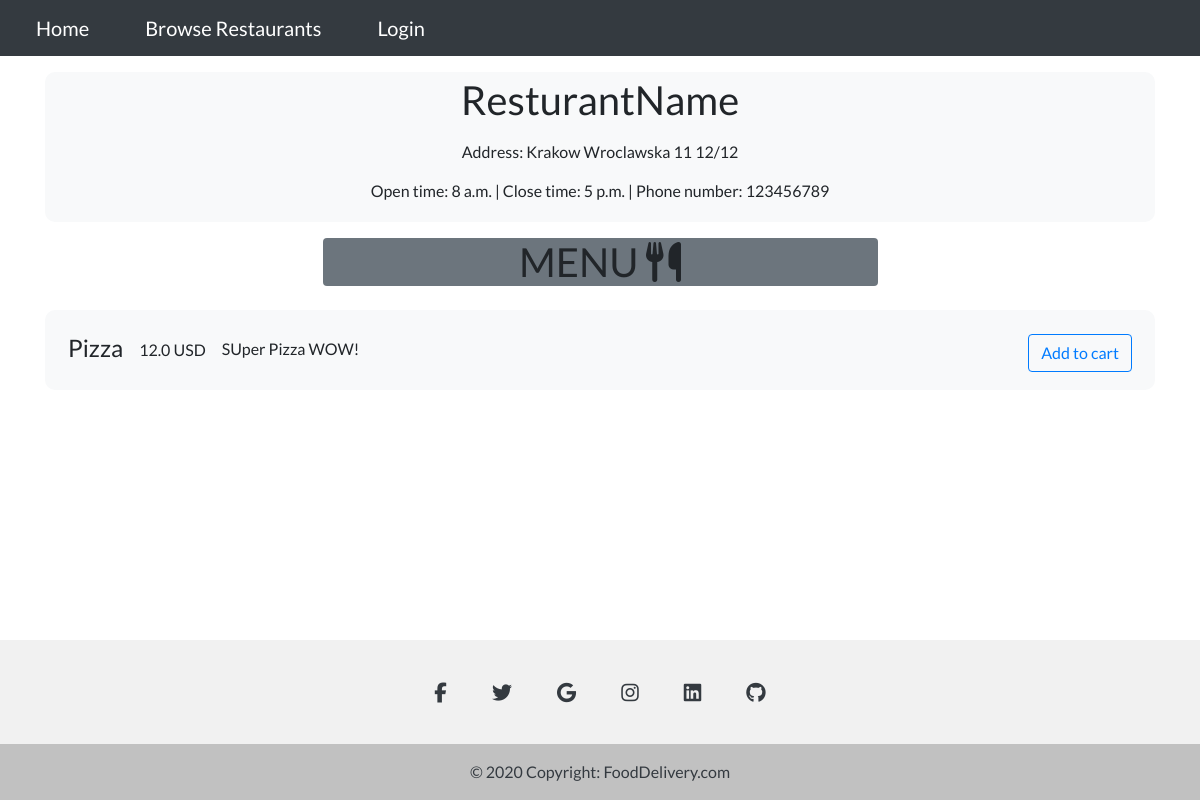
The app's page /orderManagement/restaurantPage/21/ with its own data.
### Users/models.py (models this page shows)
class Restaurants(models.Model):
    user = models.ForeignKey(User, on_delete=models.CASCADE)
    restaurant_name = models.CharField(max_length=50)
    address = models.ForeignKey(Address, on_delete=models.CASCADE)
    phone_number = models.CharField(max_length=9)
    NIP = models.CharField(max_length=12)
    open_time = models.TimeField()
    close_time = models.TimeField()
    latitude = models.CharField(max_length= 100,default = "0.0")
    longitude = models.CharField(max_length = 100, default = "0.0")

class Address(models.Model):
    city = models.CharField(max_length=50)
    street = models.CharField(max_length=100)
    building_number = models.IntegerField()
    flat_number = models.IntegerField(blank=True)

### OrderManagement/models.py (models this page shows)
class MenuDetails(models.Model):
    menu = models.ForeignKey(Menu, on_delete = models.CASCADE)
    dish = models.ForeignKey(Dish, on_delete = models.CASCADE)

class Dish(models.Model):
    name = models.CharField(max_length=50)
    price = models.FloatField()
    image = models.ImageField(upload_to = 'uploads')
    description = models.CharField(max_length = 500)

### OrderManagement/views.py (the view)
# urls.py: path('restaurantPage/<int:id>/',OrderManagement_views.restaurant_page,name = 'restaurantPage'),
def restaurant_page(request,id):
    restaurant = Restaurants.objects.get(id = id)
    menu = Menu.objects.filter(restaurant = restaurant)[0]
    details = MenuDetails.objects.filter(menu = menu)
    args = {'restaurant':restaurant,'details':details}
    cart = request.session.get('cart',{})
    return render(request,"OrderManagement/restaurantPage.html",args)

### OrderManagement/templates/OrderManagement/restaurantPage.html (shortened to what this page needs)
{% extends "Home/base.html" %}
{% block content %}
<div class="container mx-auto text-center mt-3">
<div class="container mt-3 bg-light text-center" style="height: 150px; border-radius: 10px;">
    <div class="p-1" style="margin-top: 12px; font-size: 24px;">
        <span class="h1">{{restaurant.restaurant_name}}
    </div>
    <div class="" style="margin-top: 12px;">
        Address: {{restaurant.address.city}} {{restaurant.address.street}} {{restaurant.address.building_number}}/{{restaurant.address.building_number}}
    </div>
    <div class="" style="margin-top: 15px;">
        Open time: {{restaurant.open_time}}  |  Close time: {{restaurant.close_time}}  |  Phone number: {{restaurant.phone_number}}
    </div>
</div>
</div>
<div class="container mx-auto text-center mt-3">
    <h1 class="container bg-secondary w-50 rounded">MENU <i class="fas fa-utensils"></i></h1>
    {% for detail in details %}
    <div class="container mt-3 bg-light d-inline-flex text-center" style="height: 80px; border-radius: 10px;">
        <div class="p-2" style="margin-top: 12px; font-size: 24px;">
            {{ detail.dish.name }}
        </div>
        <div class="p-2" style="margin-top: 20px;">
            {{ detail.dish.price }} USD
        </div>
        <div class="p-2" style="margin-top: 19px;">
            {{ detail.dish.description }}
        </div>
        <div class="ml-auto p-2">
            <form class ="mt-3" action = "{% url 'addToCart'%}" method ="POST">
                <input class="btn btn-outline-primary" type = "submit" class = "btn" value = "Add to cart">
            </form>
        </div>
    </div>
    {% endfor %}
</div>
<div style="height: 200px;"></div>
{% endblock content %}

### Home/static/Home/style.css (style rules this page uses)
body { font-family: 'Lato', sans-serif; }

### records on screen
Restaurants: restaurant_name "ResturantName", address.city "Krakow", address.street "Wroclawska 11", address.building_number "12", open_time "8 a.m.", close_time "5 p.m.", phone_number "123456789"
MenuDetails: dish.name "Pizza", dish.price "12.0", dish.description "SUper Pizza WOW!"
